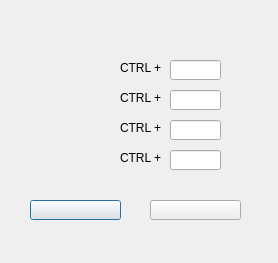
<?xml version="1.0" encoding="UTF-8"?>
<ui version="4.0">
 <class>HotKeys</class>
 <widget class="QDialog" name="HotKeys">
  <property name="geometry">
   <rect>
    <x>0</x>
    <y>0</y>
    <width>278</width>
    <height>263</height>
   </rect>
  </property>
  <property name="windowTitle">
   <string>Dialog</string>
  </property>
  <widget class="QPushButton" name="pushButton">
   <property name="geometry">
    <rect>
     <x>30</x>
     <y>200</y>
     <width>91</width>
     <height>20</height>
    </rect>
   </property>
   <property name="text">
    <string/>
   </property>
  </widget>
  <widget class="QLineEdit" name="lineEdit">
   <property name="geometry">
    <rect>
     <x>170</x>
     <y>60</y>
     <width>51</width>
     <height>20</height>
    </rect>
   </property>
  </widget>
  <widget class="QLineEdit" name="lineEdit_2">
   <property name="geometry">
    <rect>
     <x>170</x>
     <y>90</y>
     <width>51</width>
     <height>20</height>
    </rect>
   </property>
  </widget>
  <widget class="QLineEdit" name="lineEdit_3">
   <property name="geometry">
    <rect>
     <x>170</x>
     <y>120</y>
     <width>51</width>
     <height>20</height>
    </rect>
   </property>
  </widget>
  <widget class="QLineEdit" name="lineEdit_4">
   <property name="geometry">
    <rect>
     <x>170</x>
     <y>150</y>
     <width>51</width>
     <height>20</height>
    </rect>
   </property>
  </widget>
  <widget class="QLabel" name="label">
   <property name="geometry">
    <rect>
     <x>120</x>
     <y>60</y>
     <width>51</width>
     <height>16</height>
    </rect>
   </property>
   <property name="text">
    <string>CTRL +</string>
   </property>
  </widget>
  <widget class="QLabel" name="label_2">
   <property name="geometry">
    <rect>
     <x>120</x>
     <y>90</y>
     <width>51</width>
     <height>16</height>
    </rect>
   </property>
   <property name="text">
    <string>CTRL +</string>
   </property>
  </widget>
  <widget class="QLabel" name="label_3">
   <property name="geometry">
    <rect>
     <x>120</x>
     <y>120</y>
     <width>51</width>
     <height>16</height>
    </rect>
   </property>
   <property name="text">
    <string>CTRL +</string>
   </property>
  </widget>
  <widget class="QLabel" name="label_4">
   <property name="geometry">
    <rect>
     <x>120</x>
     <y>150</y>
     <width>51</width>
     <height>16</height>
    </rect>
   </property>
   <property name="text">
    <string>CTRL +</string>
   </property>
  </widget>
  <widget class="QPushButton" name="pushButton_2">
   <property name="geometry">
    <rect>
     <x>150</x>
     <y>200</y>
     <width>91</width>
     <height>20</height>
    </rect>
   </property>
   <property name="text">
    <string/>
   </property>
  </widget>
  <widget class="QLabel" name="label_5">
   <property name="geometry">
    <rect>
     <x>20</x>
     <y>60</y>
     <width>91</width>
     <height>20</height>
    </rect>
   </property>
   <property name="text">
    <string/>
   </property>
  </widget>
  <widget class="QLabel" name="label_6">
   <property name="geometry">
    <rect>
     <x>20</x>
     <y>90</y>
     <width>91</width>
     <height>20</height>
    </rect>
   </property>
   <property name="text">
    <string/>
   </property>
  </widget>
  <widget class="QLabel" name="label_7">
   <property name="geometry">
    <rect>
     <x>20</x>
     <y>120</y>
     <width>91</width>
     <height>20</height>
    </rect>
   </property>
   <property name="text">
    <string/>
   </property>
  </widget>
  <widget class="QLabel" name="label_8">
   <property name="geometry">
    <rect>
     <x>20</x>
     <y>150</y>
     <width>91</width>
     <height>20</height>
    </rect>
   </property>
   <property name="text">
    <string/>
   </property>
  </widget>
  <widget class="QLabel" name="label_9">
   <property name="geometry">
    <rect>
     <x>80</x>
     <y>30</y>
     <width>121</width>
     <height>16</height>
    </rect>
   </property>
   <property name="text">
    <string/>
   </property>
  </widget>
 </widget>
 <resources/>
 <connections/>
</ui>
